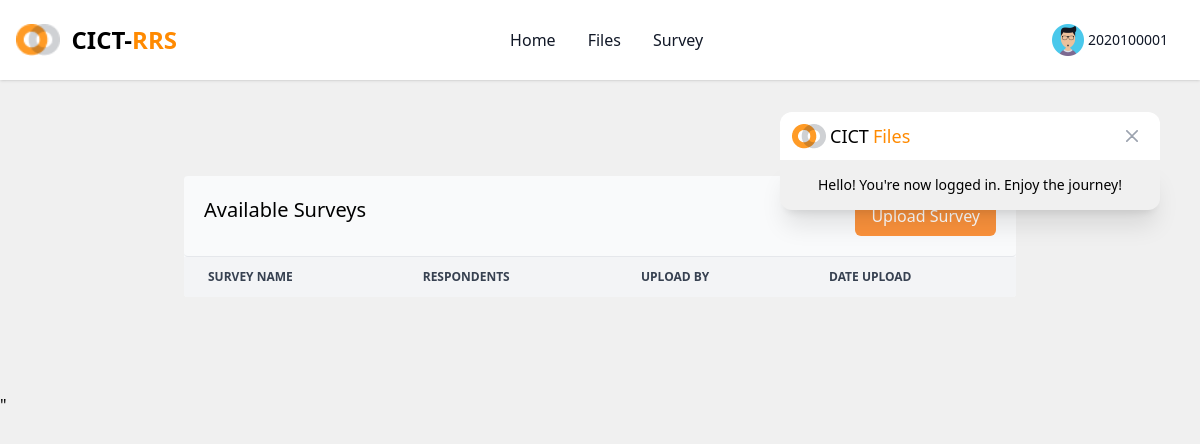
/pages/surveys.php (signed in), run on an earlier commit of the app's database.
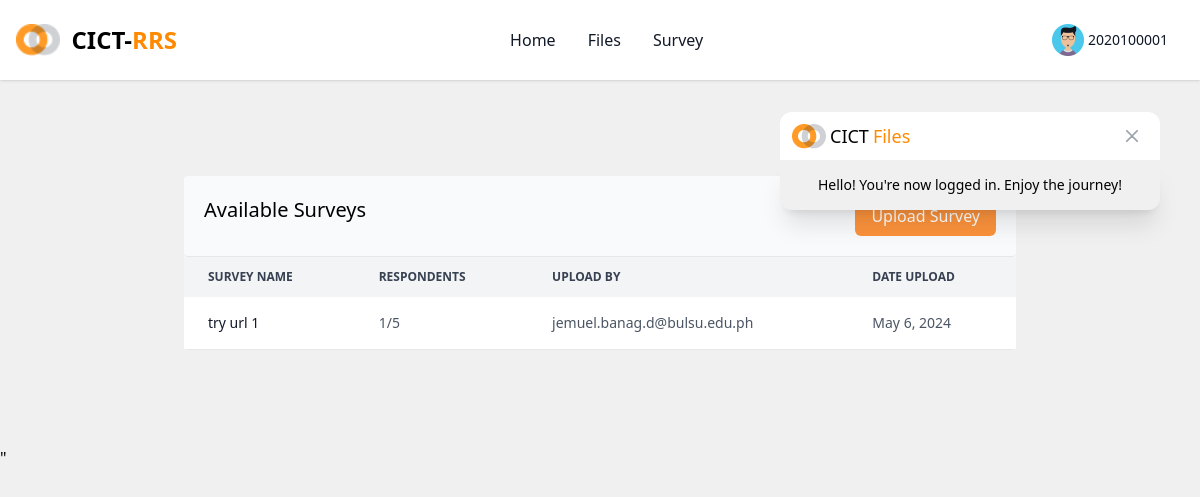
And on a later commit of the database.
### tables this page shows
CREATE TABLE `surveys` (
  `id` int(11) NOT NULL,
  `survey_name` varchar(255) NOT NULL,
  `respondents` int(11) NOT NULL,
  `url` text DEFAULT NULL,
  `description` text NOT NULL,
  `account_id` varchar(255) NOT NULL,
  `deadline` datetime NOT NULL,
  `created_at` datetime NOT NULL DEFAULT current_timestamp(),
  `filename` varchar(255) NOT NULL,
  `is_gforms` int(11) NOT NULL DEFAULT 0,
  `is_archived` int(11) NOT NULL DEFAULT 0
);

CREATE TABLE `account` (
  `id` int(11) NOT NULL,
  `number` varchar(50) NOT NULL,
  `email` varchar(255) NOT NULL,
  `type` varchar(20) NOT NULL,
  `password` text NOT NULL,
  `is_archived` int(11) NOT NULL DEFAULT 0,
  `verified_at` timestamp NULL DEFAULT NULL,
  `reset_token` varchar(255) DEFAULT NULL,
  `reset_expiration` timestamp NULL DEFAULT NULL
);

### pages/surveys.php (called while the page is built, shortened)
<?php
include('../db/db.php');
$uid = $_SESSION['id'];
$sql = "SELECT s.*, a.email FROM surveys s JOIN account a ON s.account_id = a.number LEFT JOIN response r ON s.id = r.survey_id AND r.account_id = $uid WHERE s.deadline >= CURDATE() AND s.is_archived = 0 AND r.survey_id IS NULL AND s.account_id != $uid";
$result = $conn->query($sql);
$data = array();
while($row = $result->fetch_assoc()){
    $id = $row['id'];
    $countSql = "SELECT COUNT(*) as total_response FROM response WHERE survey_id=$id";
    $countRes = $conn->query($countSql);
    $countRow = $countRes->fetch_assoc();
    $row['total_respondents'] = $countRow['total_response'];
    $dateTime = new DateTime($row['created_at']);
    $row['created_at'] = $dateTime->format("F j, Y");
    $data[] = $row;
};
include "../base.php";
?>"

### src/template/surveys_page.php (the view)
<div class="container mx-auto relative overflow-x-auto p-2 lg:p-24 xl:px-48">
    <div class="rounded bg-gray-50 max-h-[620px] overflow-auto">
        <table class="w-full text-sm text-left rtl:text-right text-gray-500 dark:text-gray-400">
            <div class="flex justify-between p-5 border-b-[1px] rounded w-full">
                <h2 class="text-xl">Available Surveys</h2>
                <a href="upload_survey.php">
                    <button class="px-4 py-2 bg-orange-400 text-white hover:brightness-110 rounded-md">Upload Survey</button>
                </a>
            </div>
            <thead class="text-xs text-gray-700 uppercase bg-gray-100 dark:bg-gray-700 dark:text-gray-400">
                <tr>
                    <th scope="col" class="px-1 sm:px-6 py-3">
                        Survey Name
                    </th>
                    <th scope="col" class="px-1 sm:px-6 py-3">
                        Respondents
                    </th>
                    <th scope="col" class="px-1 sm:px-6 py-3">
                        Upload by
                    </th>
                    <th scope="col" class="px-1 sm:px-6 py-3">
                        Date Upload
                    </th>
                </tr>
            </thead>
            <tbody>
        <?php   foreach($data as $row){ ?>
                    <tr class="bg-white border-b dark:bg-gray-800 dark:border-gray-700 hover:bg-gray-50 dark:hover:bg-gray-600 cursor-pointer" onclick="window.location.href = 'answer_survey.php?id=<?=$row['id']?>';">
                        <th scope="row" class="px-1 sm:px-6 py-4 font-medium text-gray-900 whitespace-nowrap dark:text-white">
                            <?=$row['survey_name']?>
                        </th>
                        <td class="px-1 sm:px-6 py-4 text-gray-600">
                            <?=$row['total_respondents']?>/<?=$row['respondents']?>
                        </td>
                        <td class="px-1 sm:px-6 py-4 text-gray-600">
                            <?=$row['email']?>
                        </td>
                        <td class="px-1 sm:px-6 py-4 text-gray-600">
                            <?=$row['created_at']?>
                        </td>
                    </tr>
        <?php   } ?>
            </tbody>
        </table>
    </div>
</div>

What changed in the data, as far as the page shows it:
added surveys: survey_name "try url 1", is_gforms "1", respondents "5", account.email "jemuel.banag.d@bulsu.edu.ph", created_at "May 6, 2024"
